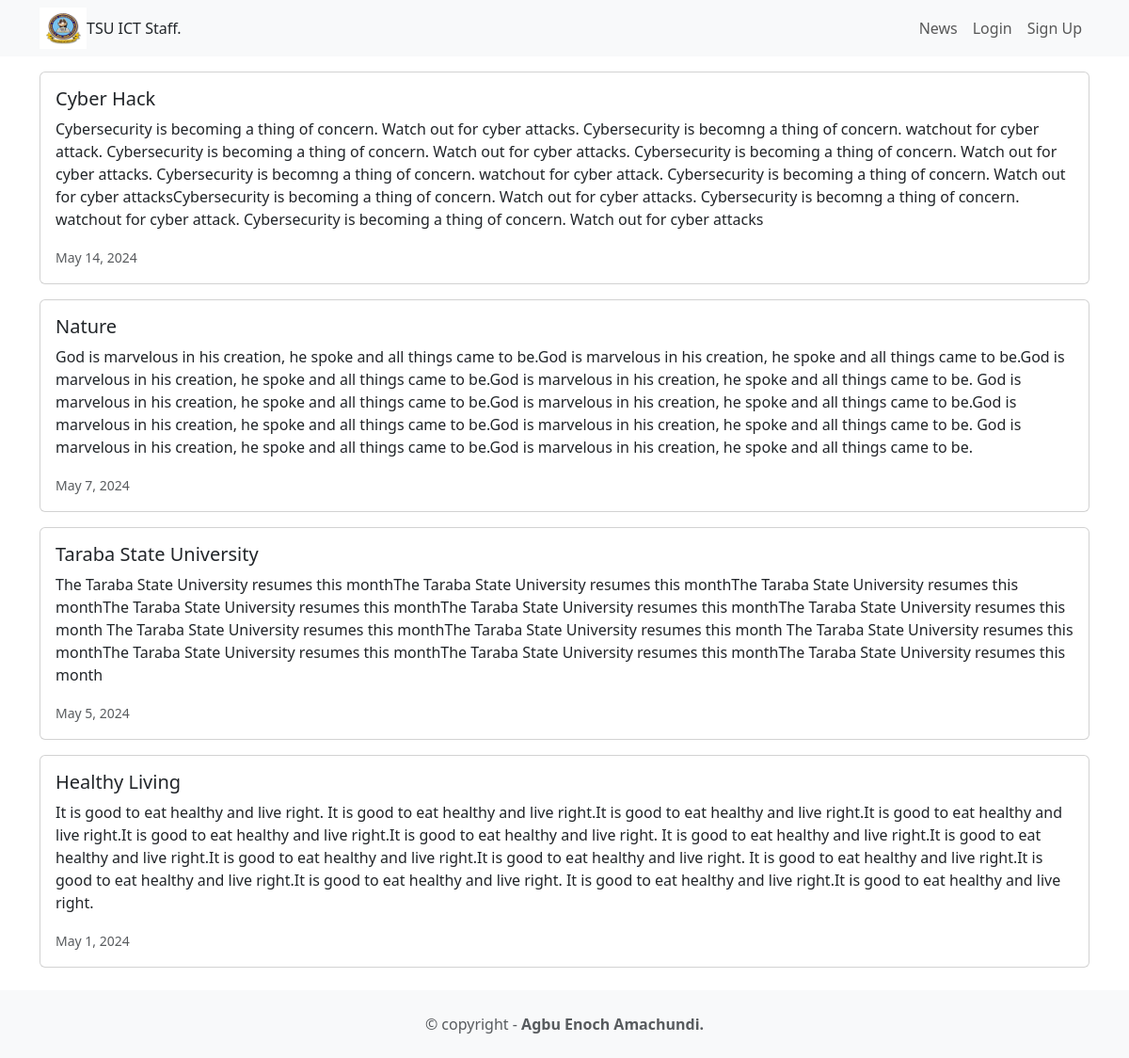
Page /news/ on the committed database.
### news/models.py (models this page shows, shortened)
class News(models.Model):
    headline = models.CharField(max_length=200)
    body = models.TextField()
    date = models.DateField()

### news/views.py (the view)
# urls.py: path('news/', include('news.urls')),
def news(request):
    newss = News.objects.all().order_by('-date')
    return render(request, 'news.html', {'newss':newss})

### news/templates/news.html (shortened to what this page needs)
<!DOCTYPE html>
<html>
    <head>
        <link href="https://cdn.jsdelivr.net/npm/bootstrap@5.3.3/dist/css/bootstrap.min.css" rel="stylesheet">
    </head>
    <body>
        {% extends 'base.html' %}
        {% block content %}
            {% for news in newss %}
            <div class="card mb-3">
                <div class="row g-0">
                    <div>
                        <div class="card-body">
                            <h5 class="card-title">{{news.headline}}</h5>
                            <p class="card-text">{{news.body}}</p>
                            <p class="card-text"><small class="text-muted">{{news.date}}</small></p>
                        </div>
                    </div>
                </div>
            </div>
            {% endfor %}
        {% endblock content %}

### rows in the picture
News: headline "Cyber Hack", body "Cybersecurity is becoming a thing of concern. Watch out for cyber attacks. Cybersecurity is becomng a thing of concern. watchout for cyber attack. Cybersecurity is becoming a thing of concern. Watch out for cyber attacks. Cybersecurity is becoming a thing of concern. Watch out for cyber attacks. Cybersecurity is becomng a thing of concern. watchout for cyber attack. Cybersecurity is becoming a thing of concern. Watch out for cyber attacksCybersecurity is becoming a thing of concern. Watch out for cyber attacks. Cybersecurity is becomng a thing of concern. watchout for cyber attack. Cybersecurity is becoming a thing of concern. Watch out for cyber attacks", date "May 14, 2024"
News: headline "Nature", body "God is marvelous in his creation, he spoke and all things came to be.God is marvelous in his creation, he spoke and all things came to be.God is marvelous in his creation, he spoke and all things came to be.God is marvelous in his creation, he spoke and all things came to be. God is marvelous in his creation, he spoke and all things came to be.God is marvelous in his creation, he spoke and all things came to be.God is marvelous in his creation, he spoke and all things came to be.God is marvelous in his creation, he spoke and all things came to be. God is marvelous in his creation, he spoke and all things came to be.God is marvelous in his creation, he spoke and all things came to be.", date "May 7, 2024"
News: headline "Taraba State University", body "The Taraba State University resumes this monthThe Taraba State University resumes this monthThe Taraba State University resumes this monthThe Taraba State University resumes this monthThe Taraba State University resumes this monthThe Taraba State University resumes this month The Taraba State University resumes this monthThe Taraba State University resumes this month The Taraba State University resumes this monthThe Taraba State University resumes this monthThe Taraba State University resumes this monthThe Taraba State University resumes this month", date "May 5, 2024"
News: headline "Healthy Living", body "It is good to eat healthy and live right. It is good to eat healthy and live right.It is good to eat healthy and live right.It is good to eat healthy and live right.It is good to eat healthy and live right.It is good to eat healthy and live right. It is good to eat healthy and live right.It is good to eat healthy and live right.It is good to eat healthy and live right.It is good to eat healthy and live right. It is good to eat healthy and live right.It is good to eat healthy and live right.It is good to eat healthy and live right. It is good to eat healthy and live right.It is good to eat healthy and live right.", date "May 1, 2024"
